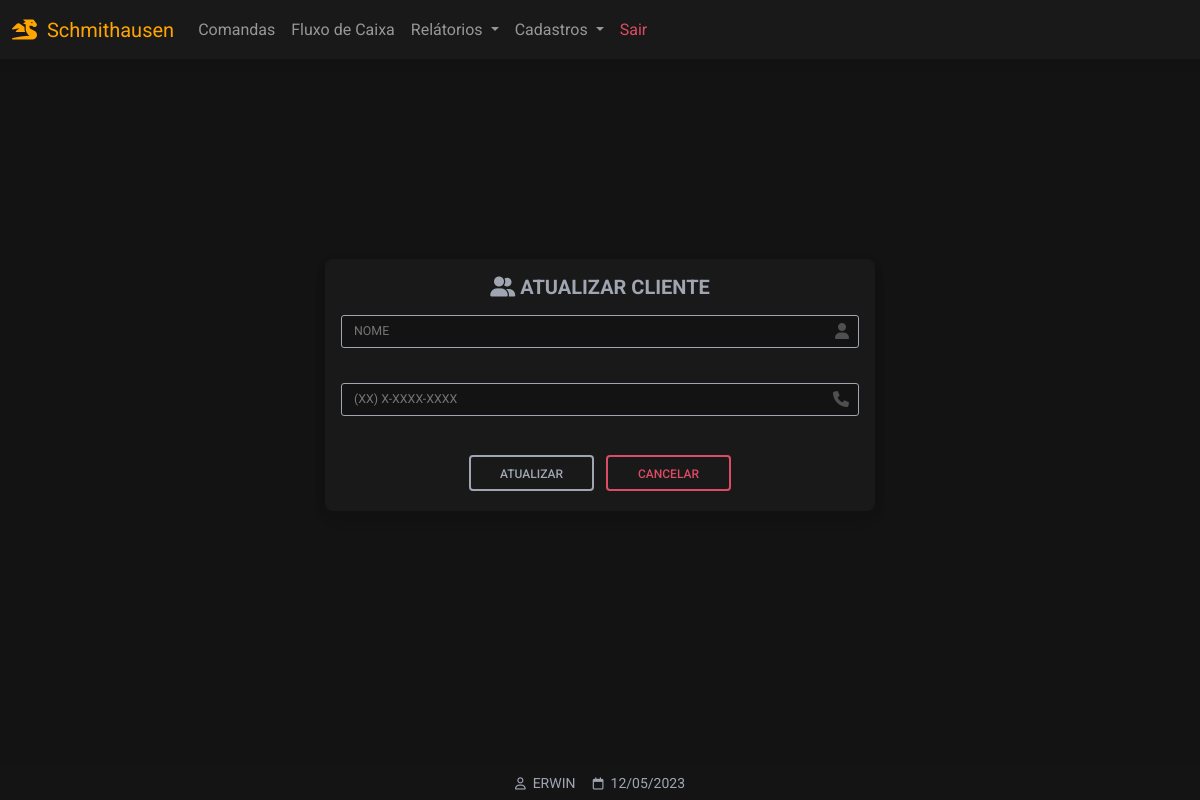
The page /clientes_atualizar/9 (signed in) on the database as committed earlier.
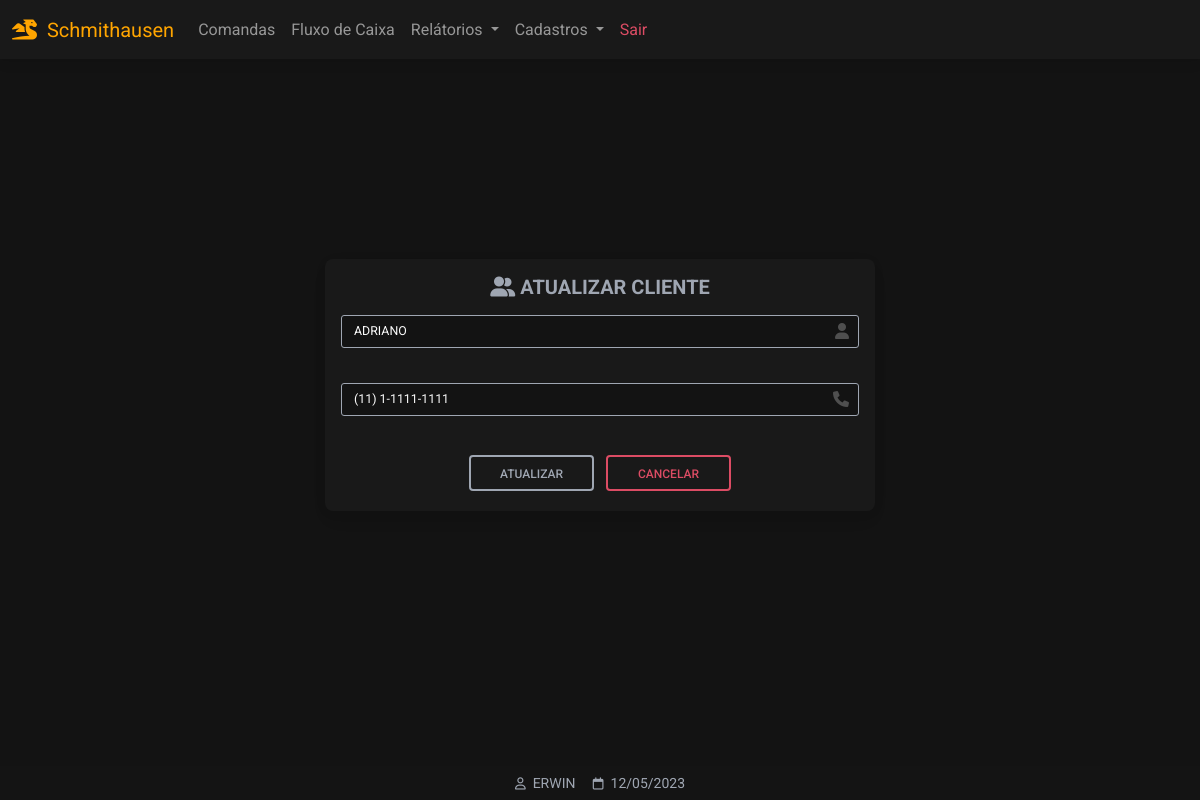
The same page on the database as committed later.
### website/models.py (models this page shows)
class Cliente(db.Model):
    id = db.Column(db.Integer, primary_key=True)
    fone = db.Column(db.String(150))
    data_criacao = db.Column(db.DateTime(timezone=True), default=func.now())
    nome = db.Column(db.String(150))

### website/views.py (the view, shortened to what this page needs)
@views.route('/clientes_atualizar/<int:id>', methods=['GET','POST'])
@login_required
def atualizarClientes(id):
    form = CadastroCliente()
    get_cli = Cliente.query.get(id)
    if id != 1:
        if request.method == 'GET':
            return render_template('clientes_atualizar.html',
                user=current_user,
                data=data,
                form=form,
                c=get_cli
                )
    else:
        flash('NÃO PODE SER EDITADO!')
        return redirect(url_for('views.clientes'))

### website/forms.py
class CadastroCliente(FlaskForm):
	nome = StringField(
	'Nome',
	validators= [
	DataRequired(message=("Este campo é obrigatório!")),
	Length(min=4, message=("Pelo menos 4 caracteres!"))
	])
	fone = StringField(
	'Celuar',
	validators= [
	DataRequired(message=("Este campo é obrigatório!")),
	Length(min=16,max=16, message=("Número celuar inválido!"))
	])

### website/__init__.py (called while the page is built)
def create_app():
    app = Flask(__name__)
    app.config['SECRET_KEY'] = 'hjshjhdjah kjshkjdhjs'
    app.config['SQLALCHEMY_DATABASE_URI'] = f'sqlite:///{DB_NAME}'
    db.init_app(app)
    from .views import views
    from .auth import auth
    app.register_blueprint(views, url_prefix='/')
    app.register_blueprint(auth, url_prefix='/')
    from .models import User, Note
    with app.app_context():
        db.create_all()
    login_manager = LoginManager()
    login_manager.login_view = 'auth.login'
    login_manager.login_message = u"FAVOR EFETUAR LOGIN!"
    login_manager.init_app(app)
    @login_manager.user_loader
    def load_user(id):
        return User.query.get(int(id))
    return app

### website/templates/clientes_atualizar.html (shortened to what this page needs)
{% extends "base.html" %}
{% block content %}
{% set nome = c.nome %}
{% set fone = c.fone %}
<div class="container-fluid background-container-form d-flex align-items-center justify-content-center"
style="height: 100vh;">
<form
method="POST"
class="form-outline form-white mb-4 mt-1 m-auto card bg-dark p-3 larg-max-form"
action="/clientes"
novalidate
>
<h2 align="center" class="fw-bold mb-1 text-uppercase text-secondary mb-3 h5">
<i class="fa-solid fa-user-group"></i>
ATUALIZAR CLIENTE</h2>
<div class="form-outline">
{{ form.nome(class='myInputs form-control-sm', placeholder= form.nome.label.text, style='text-transform:uppercase', value=nome, autofocus='true') }}
</div>
<div class="form-outline">
{{ form.fone(class='myInputs form-control-sm phone-mask', placeholder='(XX) X-XXXX-XXXX', value=fone) }}
</div>
<div class="text-center">
      <input style="width:125px" type="submit" value="ATUALIZAR" class="btn btn-outline-light m-1" />
      <a     style="width:125px" href="/clientes" class="btn btn-outline-danger m-1">CANCELAR</a>
</div>
{% endblock %}
{% block titlefooter %}
<span style="color:#9FA6B2">
&nbsp;{{ user.first_name | upper }}
<span style="color:#9FA6B2">
&nbsp;{{ data.strftime('%d/%m/%Y') }}
</span>
{% endblock %}

Rows that differ between the two databases and show on the page:
added Cliente: nome "ADRIANO", fone "(11) 1-1111-1111"
